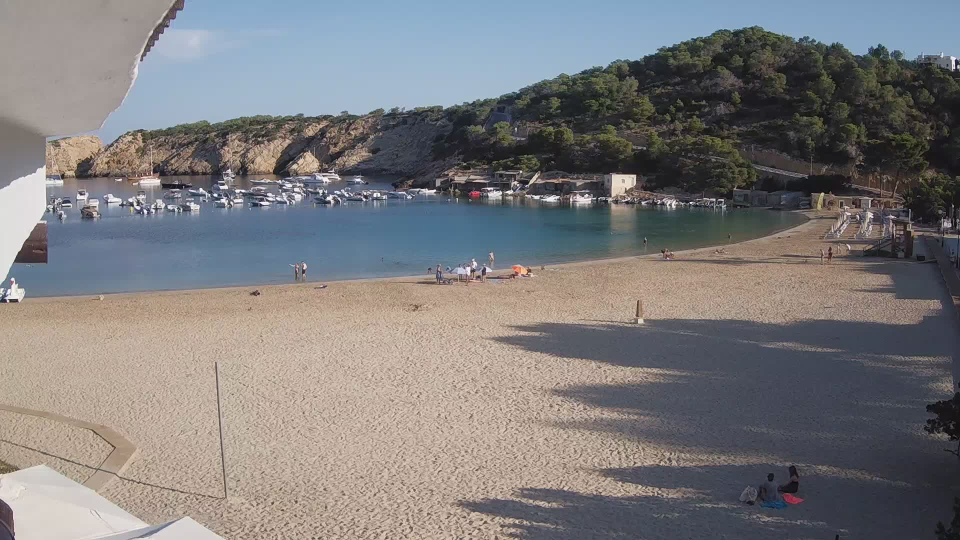
#> input picture Dataset/1660114800.jpg, 1920 x 1080 px (shown at 1/2 size); its folder holds only this picture in this run
$ python crowd_detection_background.py
#> lines starting #> are read from the running program, lines starting #| are printed output that depends on the picture
import cv2
import numpy as np
from scipy import ndimage
import os
import glob
import matplotlib.pyplot as plt

def load_images_from_folder(folder_path):
    """Load all images from the specified folder"""
    # Get list of image files (supports common image formats)
    image_files = glob.glob(os.path.join(folder_path, '*.[jJ][pP][gG]')) + \
                 glob.glob(os.path.join(folder_path, '*.[pP][nN][gG]'))

    images = []
    filenames = []

    for image_path in sorted(image_files):
        img = cv2.imread(image_path)
        if img is not None:
            images.append(img)
            filenames.append(os.path.basename(image_path))
            print(f"Loaded: {os.path.basename(image_path)}")
        else:
            print(f"Failed to load: {image_path}")

    return images, filenames

def create_background_model(images):
    """Create a background model by averaging multiple frames"""
    if len(images) == 0:
        return None

    # Convert list of images to numpy array
    image_array = np.array(images)
    # Calculate median across all frames
    background = np.median(image_array, axis=0).astype(np.uint8)
    return background

def detect_and_count_people(image, background, min_person_size=25):
    """Detect and count people using background subtraction and morphological operations"""

    # Convert images to grayscale
    gray_image = cv2.cvtColor(image, cv2.COLOR_BGR2GRAY)
    gray_background = cv2.cvtColor(background, cv2.COLOR_BGR2GRAY)

    # Perform background subtraction
    diff = cv2.absdiff(gray_background, gray_image)

    # Apply threshold to get binary image
    _, thresh = cv2.threshold(diff, 35, 255, cv2.THRESH_BINARY)

    # Apply morphological operations to remove noise and connect components
    kernel = np.ones((3,3), np.uint8)
    thresh = cv2.morphologyEx(thresh, cv2.MORPH_OPEN, kernel)
    thresh = cv2.morphologyEx(thresh, cv2.MORPH_CLOSE, kernel)

    # Label connected components
    labeled, num_objects = ndimage.label(thresh)

    # Filter objects by size to remove noise
    sizes = ndimage.sum(thresh, labeled, range(1, num_objects + 1))
    mask = np.zeros_like(thresh)

    # Only keep objects larger than min_person_size
    for i, size in enumerate(sizes):
        if size >= min_person_size:
            mask[labeled == i + 1] = 255

    # Count remaining objects (potential people)
    labeled_filtered, num_people = ndimage.label(mask)

    return num_people, mask

def process_beach_images(image_list):
    """Process multiple beach images to detect and count people"""

    # Create background model
    background = create_background_model(image_list)
    if background is None:
        return []

    results = []
    for i, image in enumerate(image_list):
        # Detect and count people
        count, mask = detect_and_count_people(image, background)

        results.append({
            'image_index': i,
            'people_count': count,
            'detection_mask': mask
        })

    return results

def visualize_results_for_presentation(image, background, mask, count, filename):
    """Create a comprehensive visualization for presentation"""
    # Create figure with 2x2 subplots
    plt.figure(figsize=(15, 10))

    # 1. Original Image
    plt.subplot(221)
    plt.imshow(cv2.cvtColor(image, cv2.COLOR_BGR2RGB))
    plt.title('Original Image')
    plt.axis('off')

    # 2. Background Model
    plt.subplot(222)
    plt.imshow(cv2.cvtColor(background, cv2.COLOR_BGR2RGB))
    plt.title('Background Model')
    plt.axis('off')

    # 3. Detection Mask
    plt.subplot(223)
    plt.imshow(mask, cmap='gray')
    plt.title('Detection Mask')
    plt.axis('off')

    # 4. Final Result with Overlay
    overlay = image.copy()
    overlay[mask > 0] = [0, 0, 255]  # Mark detections in red
    result = cv2.addWeighted(image, 0.7, overlay, 0.3, 0)
    plt.subplot(224)
    plt.imshow(cv2.cvtColor(result, cv2.COLOR_BGR2RGB))
    plt.title(f'Final Detection (Count: {count} people)')
    plt.axis('off')

    # Add overall title
    plt.suptitle(f'People Detection Analysis - {filename}', fontsize=16)
    plt.tight_layout()

    return plt.gcf()

def create_trend_analysis(counts, filenames, output_folder):
    """Create trend analysis visualization"""
    plt.figure(figsize=(12, 6))

    # Plot people count trend
    plt.plot(range(len(counts)), counts, 'b-o', linewidth=2, markersize=8)
    plt.grid(True, linestyle='--', alpha=0.7)

    # Customize plot
    plt.title('People Count Trend Across Images', fontsize=14)
    plt.xlabel('Image Sequence', fontsize=12)
    plt.ylabel('Number of People Detected', fontsize=12)

    # Add value labels on points
    for i, count in enumerate(counts):
        plt.annotate(str(count), (i, count), textcoords="offset points",
                    xytext=(0,10), ha='center')

    # Rotate x-axis labels for better readability
    plt.xticks(range(len(counts)), [f'Image {i+1}' for i in range(len(counts))],
               rotation=45)

    plt.tight_layout()
    plt.savefig(os.path.join(output_folder, 'count_trend_analysis.png'),
                dpi=300, bbox_inches='tight')
    plt.close()

def save_results_with_presentation(output_folder, results, images, filenames, background):
    """Save detection results with presentation-quality visualizations"""
    # Create output folders
    os.makedirs(output_folder, exist_ok=True)
    presentation_folder = os.path.join(output_folder, 'presentation_visuals')
    os.makedirs(presentation_folder, exist_ok=True)

    # Save visualizations and create summary
    summary = []
    all_counts = []

    for result, image, filename in zip(results, images, filenames):
        # Create visualization figure
        fig = visualize_results_for_presentation(
            image,
            background,
            result['detection_mask'],
            result['people_count'],
            filename
        )

        # Save visualization
        base_name = os.path.splitext(filename)[0]
        fig.savefig(os.path.join(presentation_folder, f'analysis_{base_name}.png'),
                   dpi=300, bbox_inches='tight')
        plt.close(fig)

        # Add to summary
        summary.append(f"{filename}: {result['people_count']} people detected")
        all_counts.append(result['people_count'])

    # Create and save trend analysis
    create_trend_analysis(all_counts, filenames, presentation_folder)

    # Save summary to file
    with open(os.path.join(output_folder, 'detection_summary.txt'), 'w') as f:
        f.write('\n'.join(summary))

    # Save background model
    cv2.imwrite(os.path.join(output_folder, 'background_model.png'), background)

    # Print summary to console
    print("\nDetection Summary:")
    print("------------------")
    for line in summary:
        print(line)
    print(f"\nAverage count: {np.mean(all_counts):.1f} people")
    print(f"Maximum count: {max(all_counts)} people")
    print(f"Minimum count: {min(all_counts)} people")

def main():
    # Define input and output folders
    dataset_folder = "Dataset"
    output_folder = "detection_results"

    # Load images
    print("Loading images from dataset...")
    images, filenames = load_images_from_folder(dataset_folder)
#> in load_images_from_folder, img is the input picture: shape (1080, 1920, 3); mean B, G, R 124.5, 123.3, 124.9
#> images = 1 item; filenames = ['1660114800.jpg']

    if not images:
        print("No images found in the dataset folder!")
        return

    print(f"\nProcessing {len(images)} images...")
#> (printed output is left out)
    # Create background model first
    background = create_background_model(images)

    # Process images
    results = process_beach_images(images)
#> the loop in process_beach_images, `for i, image in enumerate(image_list):` made 1 pass
#> (kernel in detect_and_count_people, num_objects in detect_and_count_people, num_people in detect_and_count_people, count) on pass 1: ([[1, 1, 1], [1, 1, 1], [1, 1, 1]], 0, 0, 0)
#> pass 1, in detect_and_count_people, `gray_image = cv2.cvtColor(image, cv2.COLOR_BGR2GRAY)`:
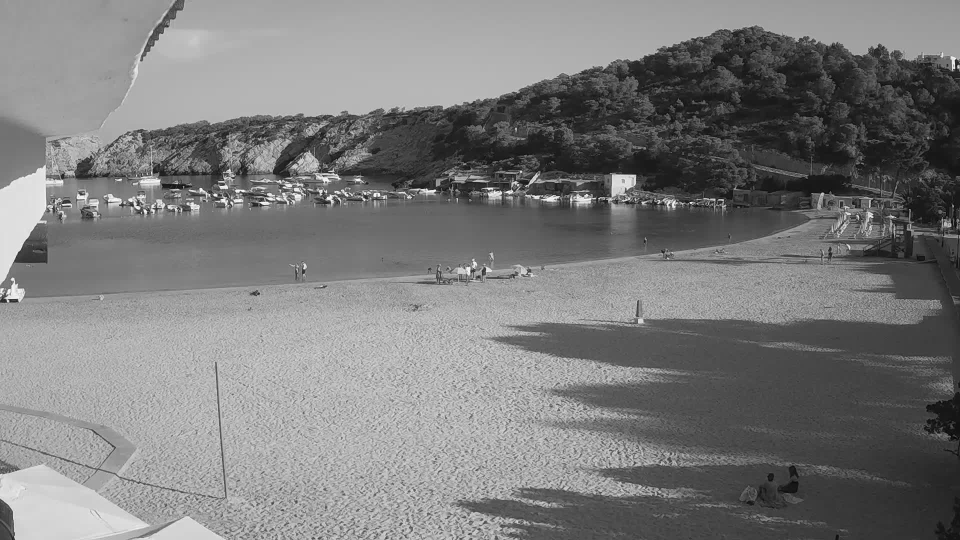
#> gray_image: shape (1080, 1920) (shown at 1/2 size); min 0, max 254, mean 123.9
#> after the loop in process_beach_images, `for i, image in enumerate(image_list):`: results = 1 item
#> results = 1 item

    # Save results with enhanced visualizations
    print("\nSaving results and creating visualizations...")
    save_results_with_presentation(output_folder, results, images, filenames, background)
#> the loop in save_results_with_presentation, `for result, image, filename in zip(results, images, filenames):` made 1 pass
#> pass 1, in save_results_with_presentation, `fig.savefig(os.path.join(presentation_folder, f'analysis_{base_name}.p..`:
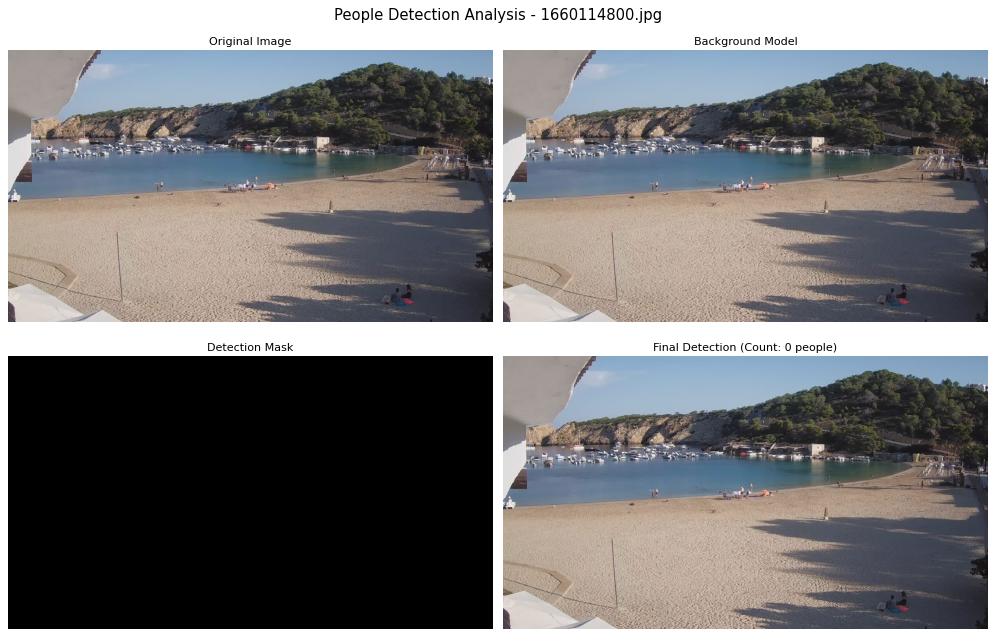
#> figure drawn by matplotlib, 4 panels
#> after the loop in save_results_with_presentation, `for result, image, filename in zip(results, images, filenames):`: all_counts = [0]; summary = ['1660114800.jpg: 0 people detected']
#> the loop in create_trend_analysis, `for i, count in enumerate(counts):` made 1 pass
#> in create_trend_analysis, `plt.savefig(os.path.join(output_folder, 'count_trend_analysis.png'), d..`:
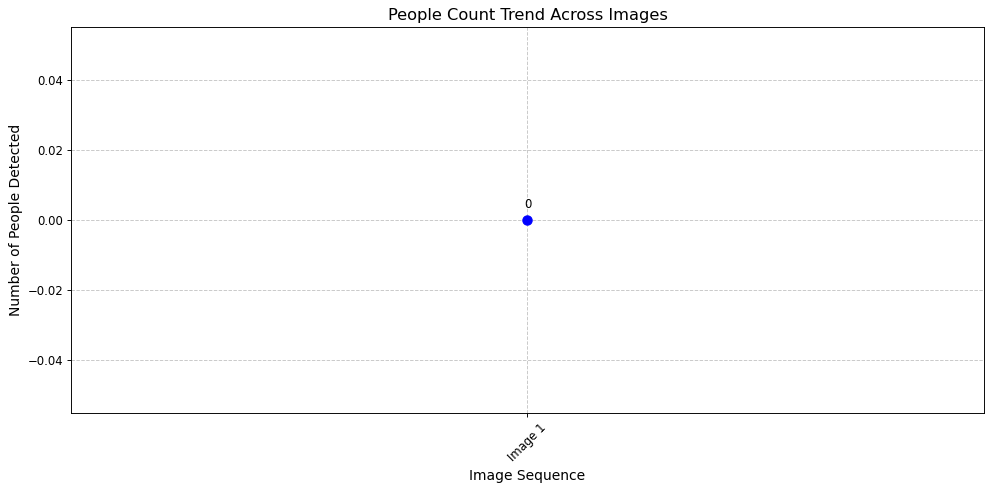
#> figure drawn by matplotlib, 1 panel
#> the loop in save_results_with_presentation, `for line in summary:` made 1 pass
#| 1660114800.jpg: 0 people detected
#| Average count: 0.0 people
#| Maximum count: 0 people
#| Minimum count: 0 people

    print(f"\nProcessing complete! Results saved in '{output_folder}' folder")
    print("Presentation-quality visualizations are in the 'presentation_visuals' subfolder")

if __name__ == "__main__":
    main()

$ run again, on Dataset/1660129200.jpg
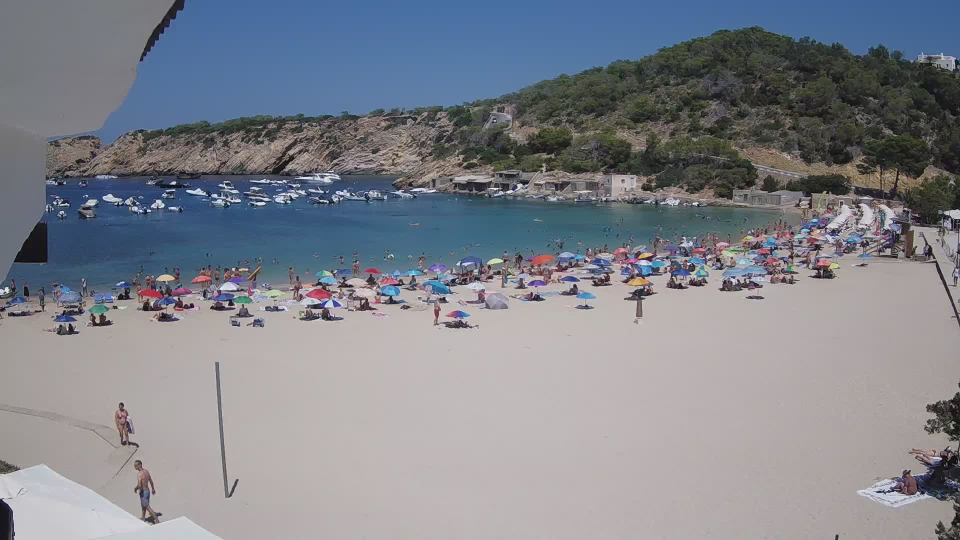
#> input picture Dataset/1660129200.jpg, 1920 x 1080 px (shown at 1/2 size)
#> in load_images_from_folder, img is the input picture: shape (1080, 1920, 3); mean B, G, R 139.5, 131.2, 128.1
#> images = 1 item; filenames = ['1660129200.jpg']
#> (printed output is left out)
#> the loop in process_beach_images, `for i, image in enumerate(image_list):` made 1 pass
#> (kernel in detect_and_count_people, num_objects in detect_and_count_people, num_people in detect_and_count_people, count) on pass 1: ([[1, 1, 1], [1, 1, 1], [1, 1, 1]], 0, 0, 0)
#> pass 1, in detect_and_count_people, `gray_image = cv2.cvtColor(image, cv2.COLOR_BGR2GRAY)`:
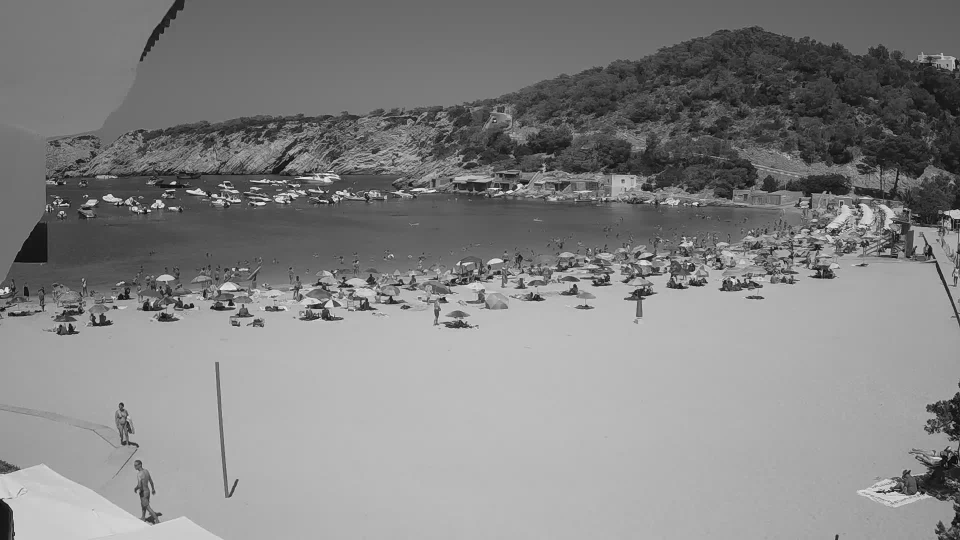
#> gray_image: shape (1080, 1920) (shown at 1/2 size); min 0, max 254, mean 131.2
#> after the loop in process_beach_images, `for i, image in enumerate(image_list):`: results = 1 item
#> the loop in save_results_with_presentation, `for result, image, filename in zip(results, images, filenames):` made 1 pass
#> pass 1, in save_results_with_presentation, `fig.savefig(os.path.join(presentation_folder, f'analysis_{base_name}.p..`:
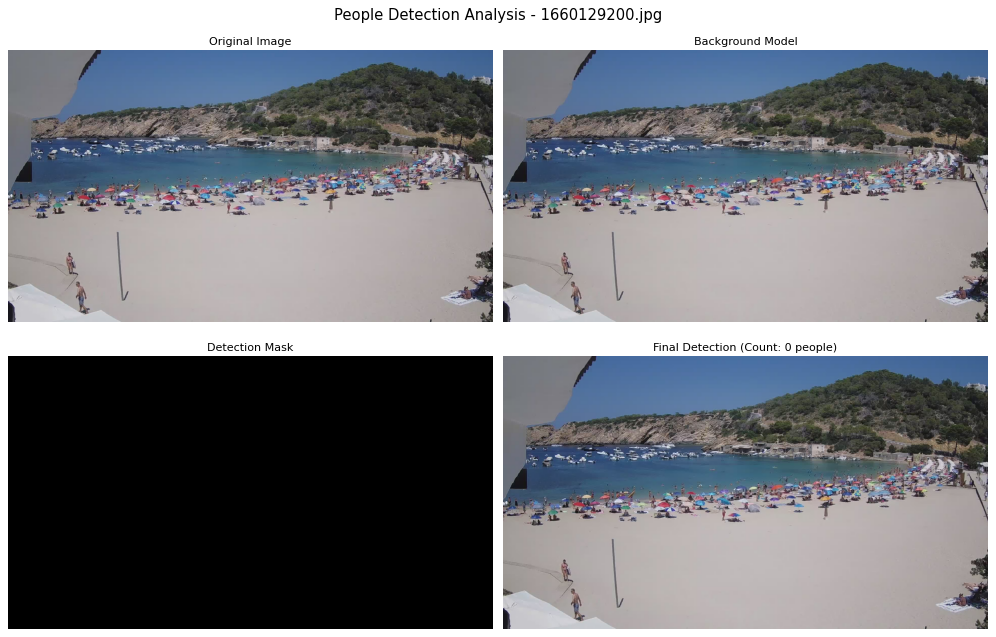
#> figure drawn by matplotlib, 4 panels
#> after the loop in save_results_with_presentation, `for result, image, filename in zip(results, images, filenames):`: all_counts = [0]; summary = ['1660129200.jpg: 0 people detected']
#> the loop in create_trend_analysis, `for i, count in enumerate(counts):` made 1 pass
#> the loop in save_results_with_presentation, `for line in summary:` made 1 pass
#> (printed output is left out)
#| Average count: 0.0 people
#| Maximum count: 0 people
#| Minimum count: 0 people

$ run again, on Dataset/1660118400.jpg
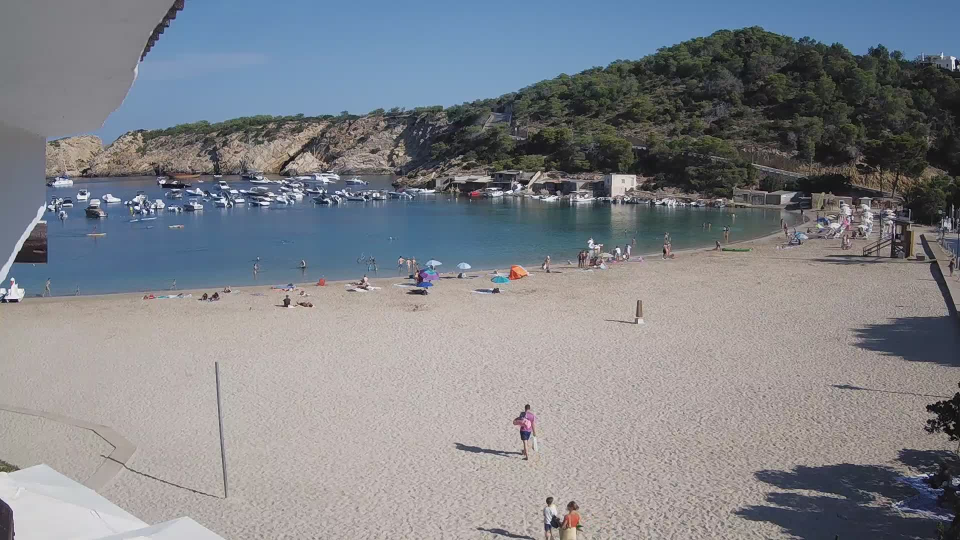
#> input picture Dataset/1660118400.jpg, 1920 x 1080 px (shown at 1/2 size)
#> in load_images_from_folder, img is the input picture: shape (1080, 1920, 3); mean B, G, R 137, 131.2, 128.5
#> images = 1 item; filenames = ['1660118400.jpg']
#> (printed output is left out)
#> the loop in process_beach_images, `for i, image in enumerate(image_list):` made 1 pass
#> (kernel in detect_and_count_people, num_objects in detect_and_count_people, num_people in detect_and_count_people, count) on pass 1: ([[1, 1, 1], [1, 1, 1], [1, 1, 1]], 0, 0, 0)
#> pass 1, in detect_and_count_people, `gray_image = cv2.cvtColor(image, cv2.COLOR_BGR2GRAY)`:
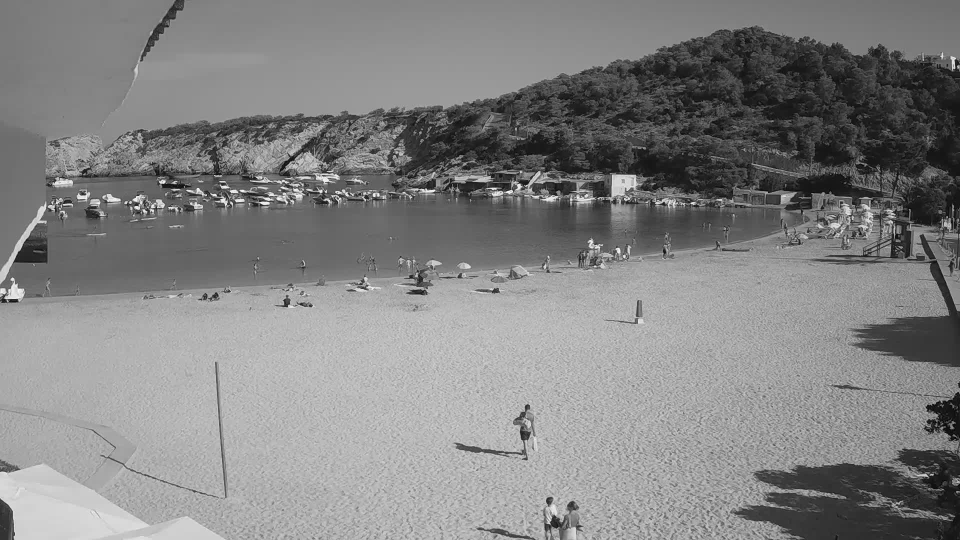
#> gray_image: shape (1080, 1920) (shown at 1/2 size); min 0, max 254, mean 131.1
#> after the loop in process_beach_images, `for i, image in enumerate(image_list):`: results = 1 item
#> the loop in save_results_with_presentation, `for result, image, filename in zip(results, images, filenames):` made 1 pass
#> pass 1, in save_results_with_presentation, `fig.savefig(os.path.join(presentation_folder, f'analysis_{base_name}.p..`:
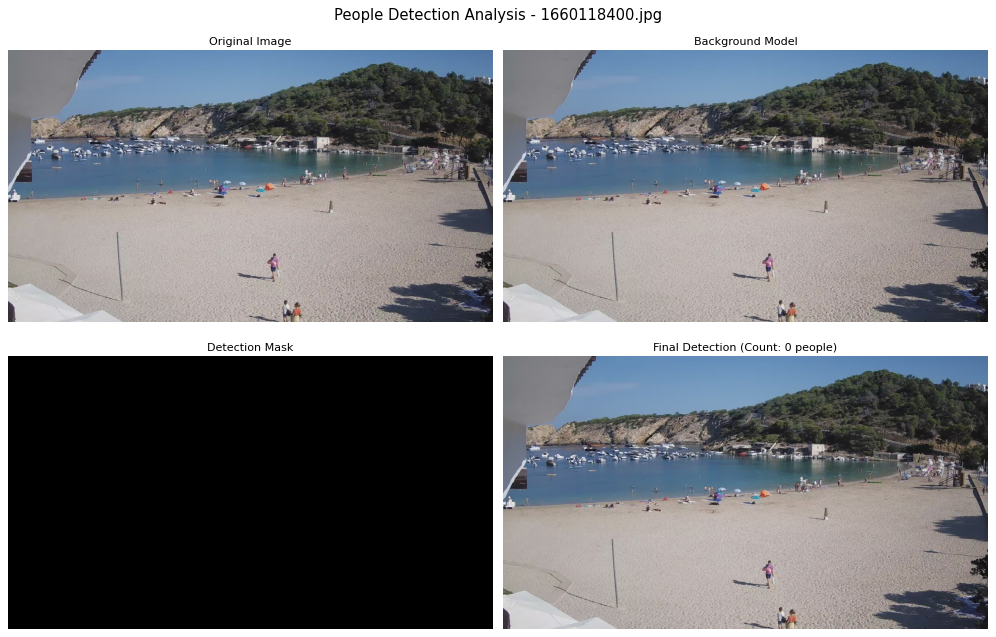
#> figure drawn by matplotlib, 4 panels
#> after the loop in save_results_with_presentation, `for result, image, filename in zip(results, images, filenames):`: all_counts = [0]; summary = ['1660118400.jpg: 0 people detected']
#> the loop in create_trend_analysis, `for i, count in enumerate(counts):` made 1 pass
#> the loop in save_results_with_presentation, `for line in summary:` made 1 pass
#> (printed output is left out)
#| Average count: 0.0 people
#| Maximum count: 0 people
#| Minimum count: 0 people
